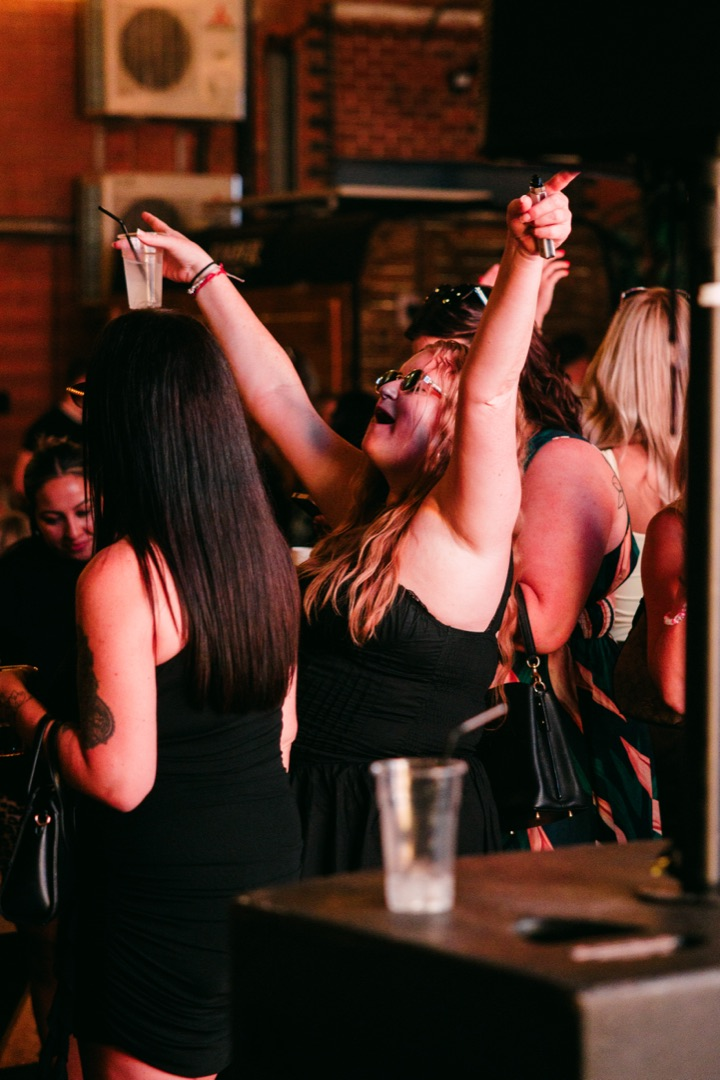
#> input picture media/merchants-yard/2026-08-17/grid/thursday-weekend-photos/RING1467.jpg, 720 x 1080 px
$ python story_from_grid.py ../media/merchants-yard/2026-08-17/grid/thursday-weekend-photos/RING1467.jpg out.png
#> lines starting #> are read from the running program, lines starting #| are printed output that depends on the picture
#!/usr/bin/env python3
"""Turn a 4:5 grid graphic into a postable 9:16 story.

The source art sits full-width centred on a blurred, darkened blow-up of
itself, so nothing gets cropped and the story feels intentional.

Usage: python3 story_from_grid.py <in.png> <out.png>
"""
import sys

from PIL import Image, ImageFilter, ImageEnhance

W, H = 1080, 1920

src = Image.open(sys.argv[1]).convert("RGB")
#> src is the input picture: PIL image 720x1080 RGB; mean R, G, B 71, 43.2, 33.4
# background: cover-scale, blur, darken
scale = max(W / src.width, H / src.height)
#> scale = 1.78
bg = src.resize((int(src.width * scale), int(src.height * scale)), Image.LANCZOS)
bg = bg.crop(((bg.width - W) // 2, (bg.height - H) // 2,
              (bg.width - W) // 2 + W, (bg.height - H) // 2 + H))
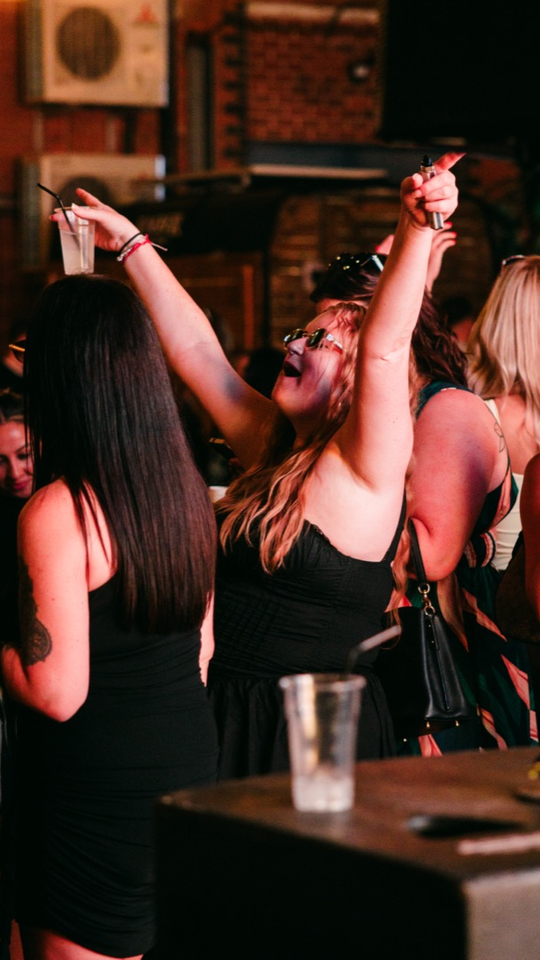
#> bg: PIL image 1080x1920 RGB (shown at 1/2 size); mean R, G, B 73, 45, 35.4
bg = bg.filter(ImageFilter.GaussianBlur(40))
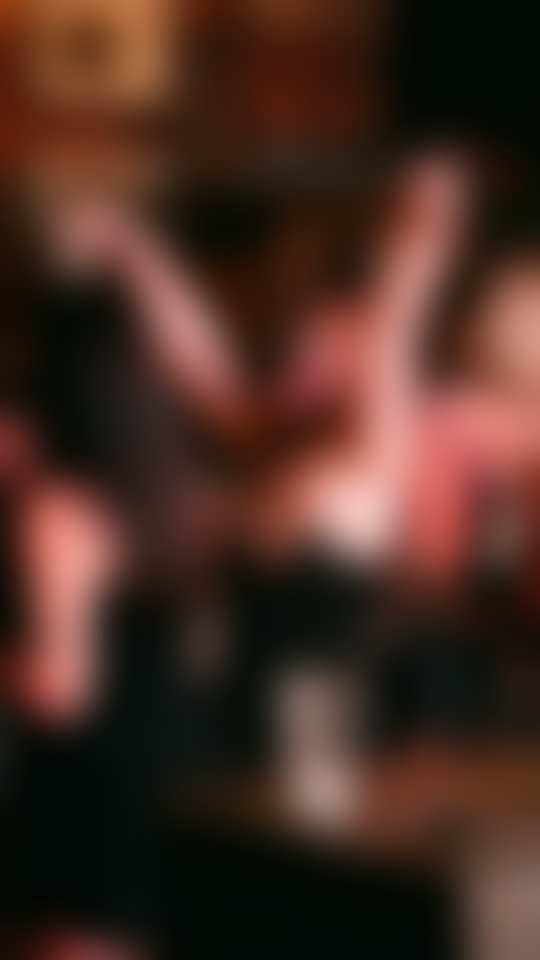
#> bg: PIL image 1080x1920 RGB (shown at 1/2 size); mean R, G, B 73.1, 45.1, 35.4
bg = ImageEnhance.Brightness(bg).enhance(0.55)
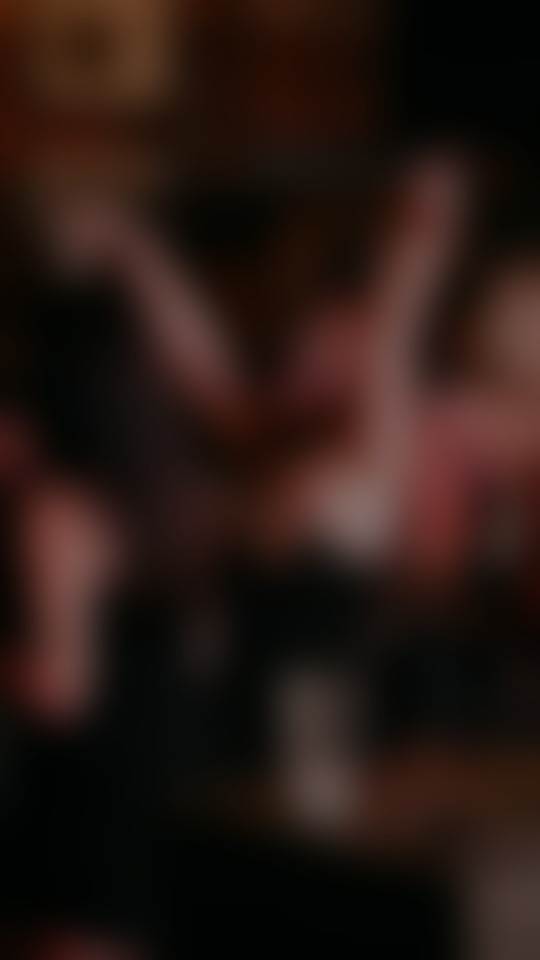
#> bg: PIL image 1080x1920 RGB (shown at 1/2 size); mean R, G, B 39.7, 24.3, 19
# foreground: fit width
fw = W
fh = int(src.height * (fw / src.width))
#> fh = 1620
fg = src.resize((fw, fh), Image.LANCZOS)
canvas = bg.copy()
canvas.paste(fg, (0, (H - fh) // 2))
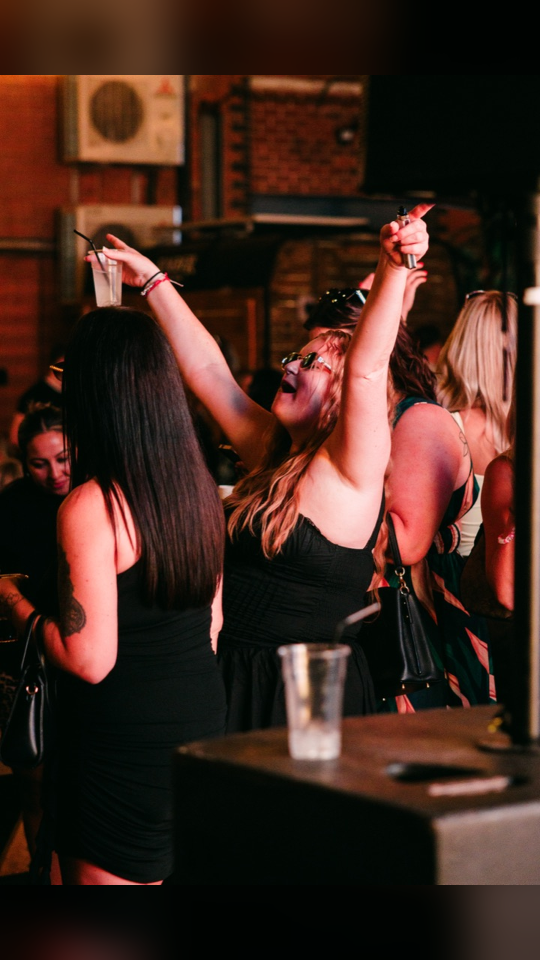
#> canvas: PIL image 1080x1920 RGB (shown at 1/2 size); mean R, G, B 64.1, 39.1, 29.7
canvas.save(sys.argv[2], "PNG")
print(sys.argv[2])

$ run again, on media/merchants-yard/2026-08-17/grid/thursday-weekend-photos/RING1542.jpg
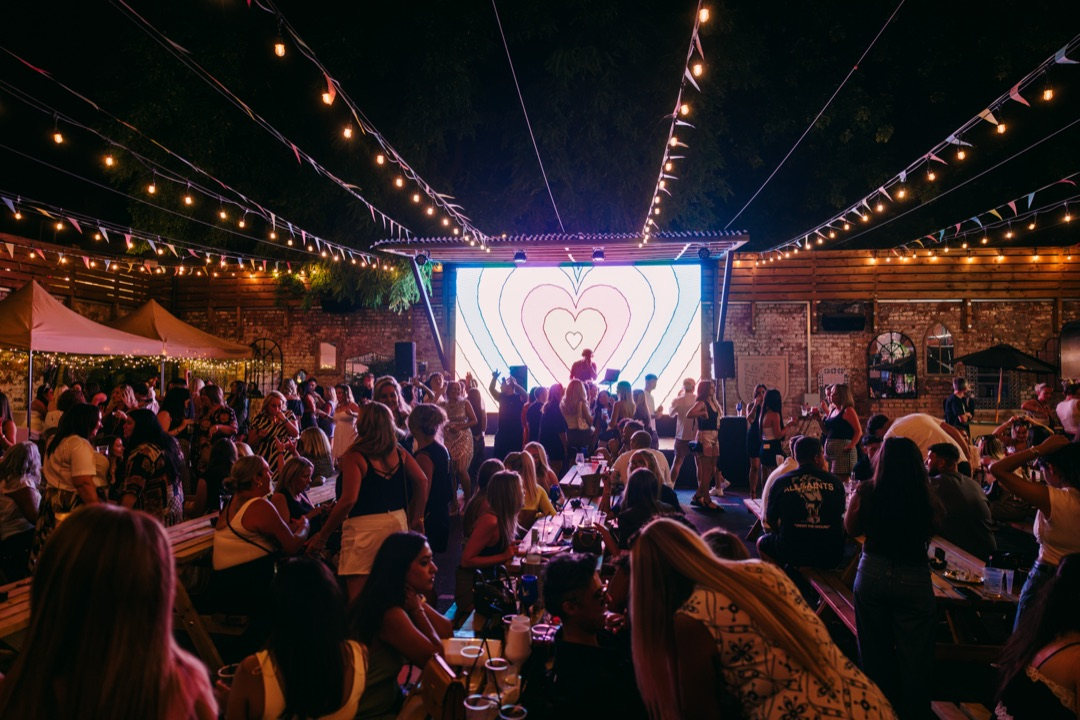
#> input picture media/merchants-yard/2026-08-17/grid/thursday-weekend-photos/RING1542.jpg, 1080 x 720 px
#> src is the input picture: PIL image 1080x720 RGB; mean R, G, B 50.6, 36.5, 36.6
#> `bg = bg.filter(ImageFilter.GaussianBlur(40))`:
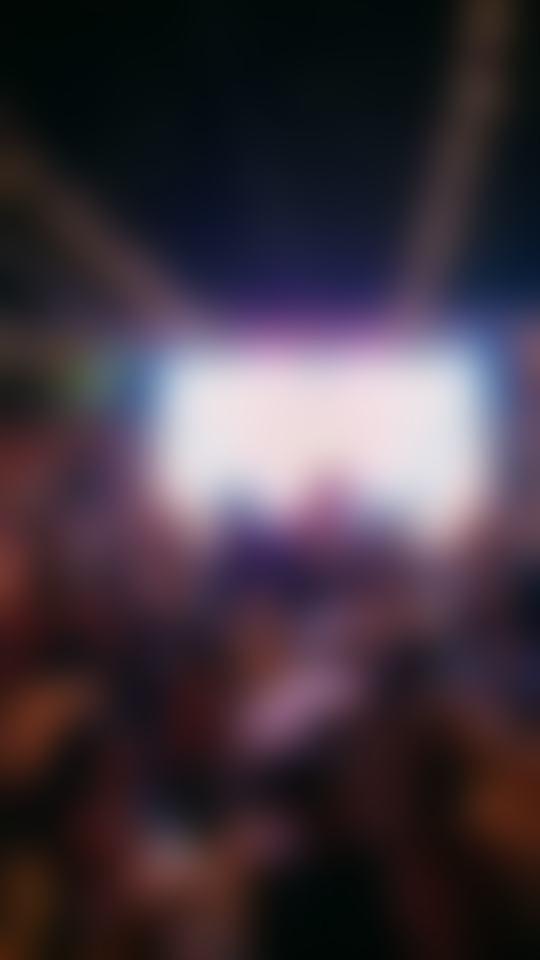
#> bg: PIL image 1080x1920 RGB (shown at 1/2 size); mean R, G, B 65.2, 53.7, 63.1
#> `canvas.paste(fg, (0, (H - fh) // 2))`:
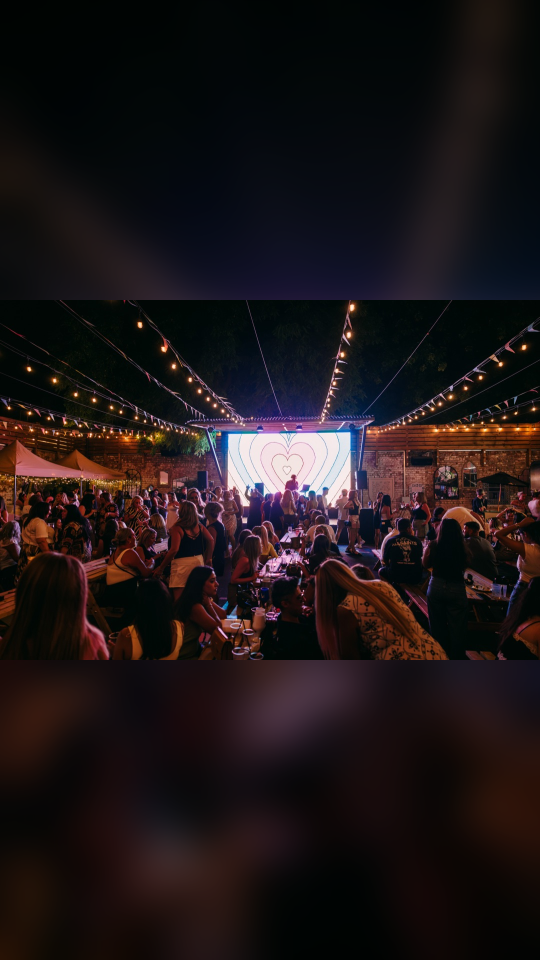
#> canvas: PIL image 1080x1920 RGB (shown at 1/2 size); mean R, G, B 30.1, 22.1, 23.5

$ run again, on media/merchants-yard/2026-08-17/grid/thursday-weekend-photos/RING1567.jpg
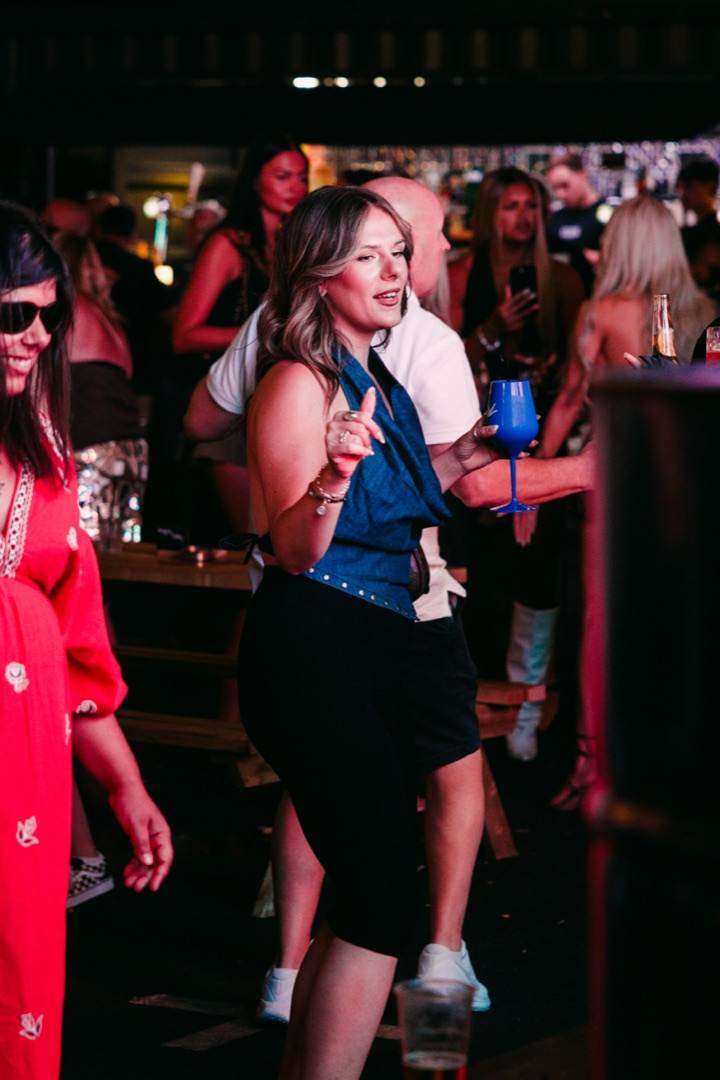
#> input picture media/merchants-yard/2026-08-17/grid/thursday-weekend-photos/RING1567.jpg, 720 x 1080 px
#> src is the input picture: PIL image 720x1080 RGB; mean R, G, B 58, 30.6, 35.1
#> `bg = ImageEnhance.Brightness(bg).enhance(0.55)`:
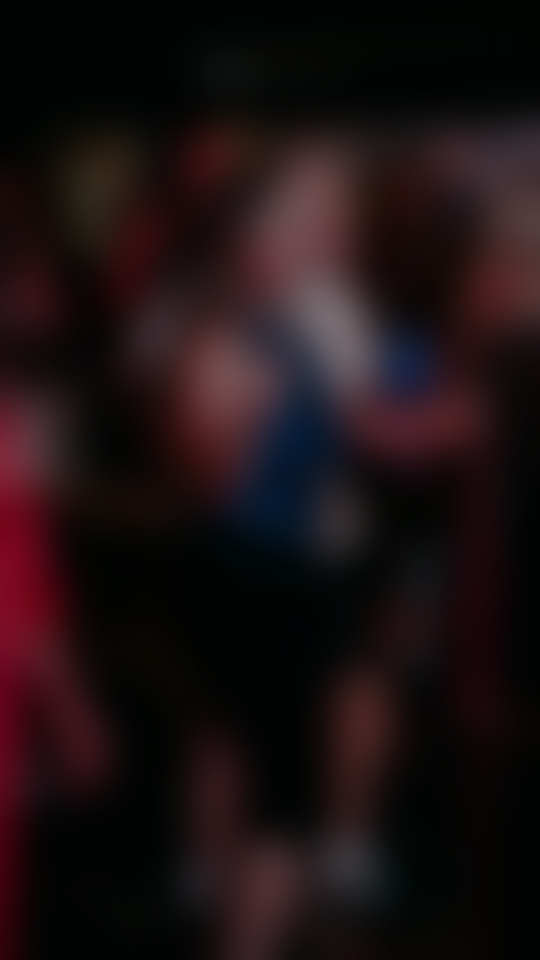
#> bg: PIL image 1080x1920 RGB (shown at 1/2 size); mean R, G, B 28.6, 17.1, 18.7
#> `canvas.paste(fg, (0, (H - fh) // 2))`:
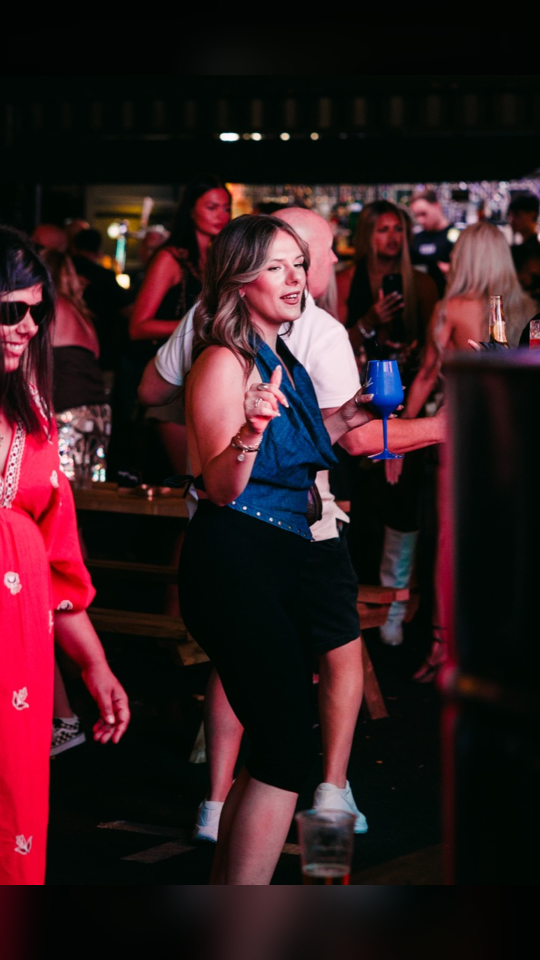
#> canvas: PIL image 1080x1920 RGB (shown at 1/2 size); mean R, G, B 50.5, 27.1, 30.8

$ run again, on media/merchants-yard/2026-08-17/grid/thursday-weekend-photos/RING1570.jpg
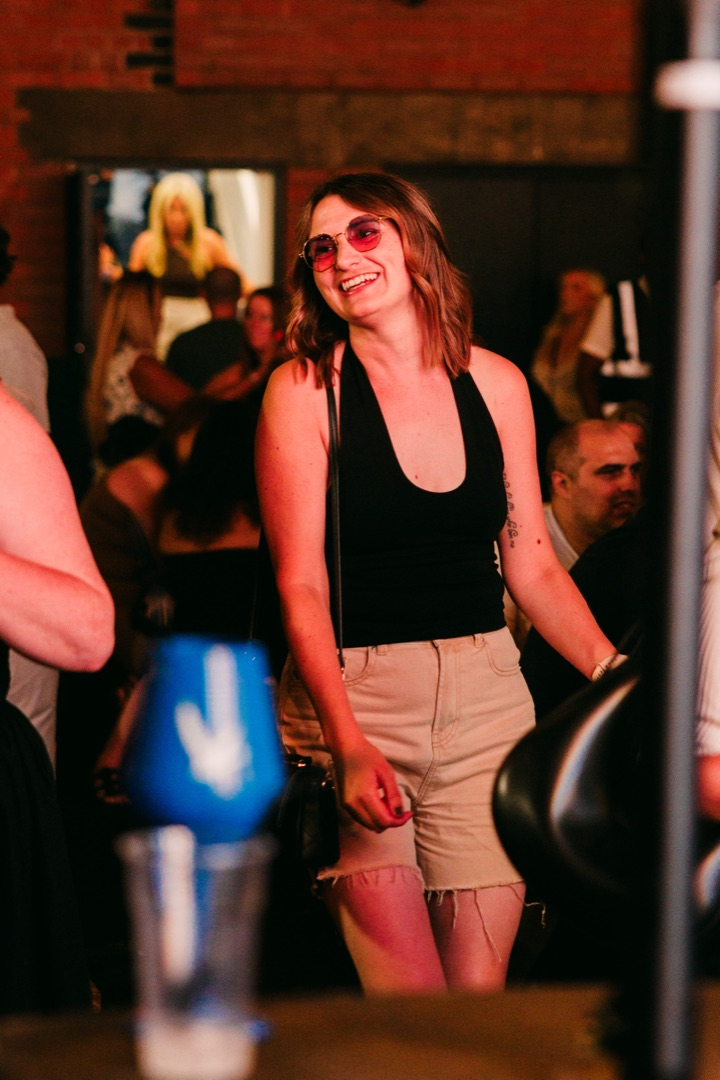
#> input picture media/merchants-yard/2026-08-17/grid/thursday-weekend-photos/RING1570.jpg, 720 x 1080 px
#> src is the input picture: PIL image 720x1080 RGB; mean R, G, B 88, 51.6, 40.1
#> `bg = ImageEnhance.Brightness(bg).enhance(0.55)`:
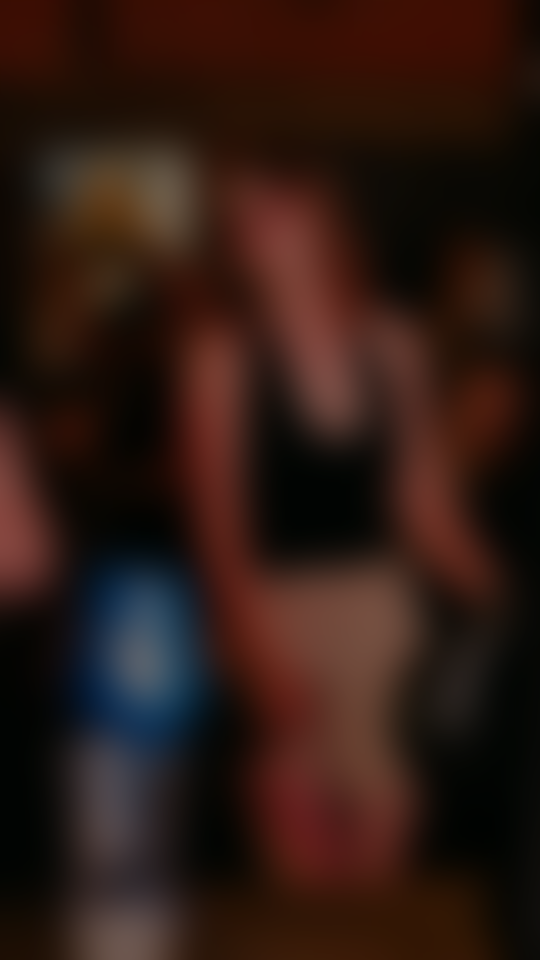
#> bg: PIL image 1080x1920 RGB (shown at 1/2 size); mean R, G, B 46.7, 26.3, 19.7
#> `canvas.paste(fg, (0, (H - fh) // 2))`:
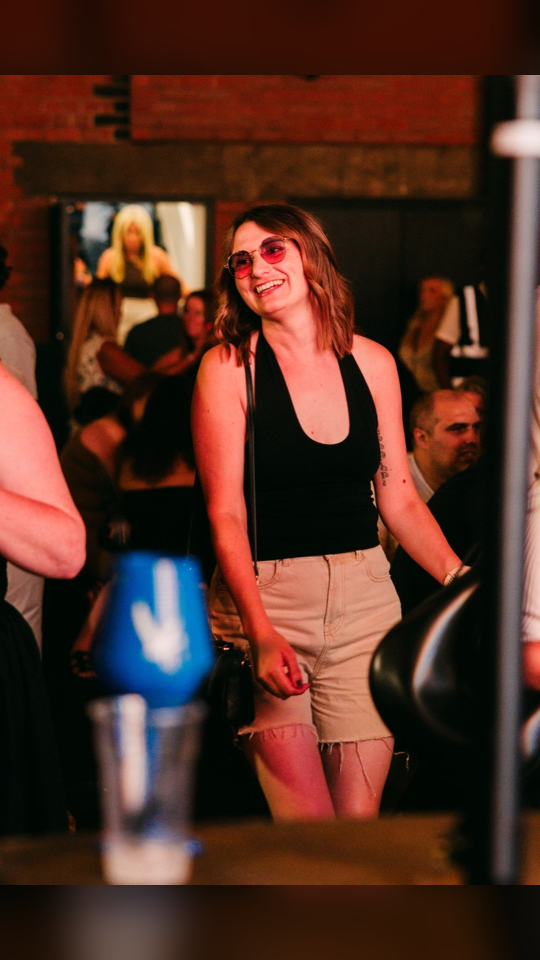
#> canvas: PIL image 1080x1920 RGB (shown at 1/2 size); mean R, G, B 82.1, 46.8, 35.4
